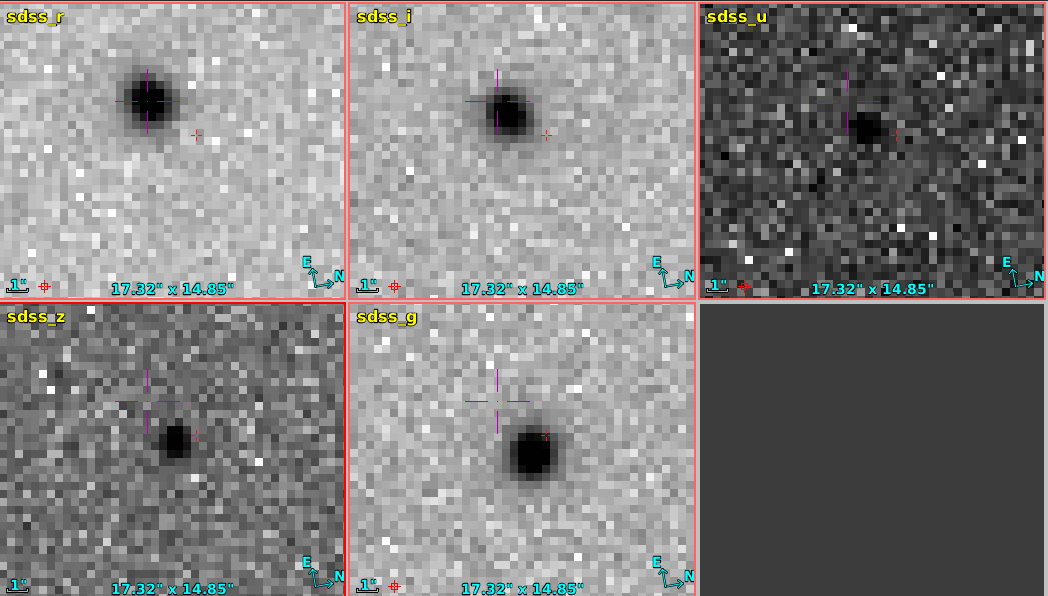
#> input picture MoreAsteroids/Fenucci_detected_zoom.png, 1048 x 596 px
$ jupyter execute --allow-errors Pre-processing-Asteroids.ipynb   (shell and % lines are left out)
#> lines starting #> are read from the running program, lines starting #| are printed output that depends on the picture
# Asteroid Sonification. Pre-processing
Adrián García Riber 2026, SVO.

This research has made use of the Spanish Virtual Observatory (https://svo.cab.inta-csic.es) project funded by MCIN/AEI/10.13039/501100011033 through grant PID2023-146210NB-I00.

[cell 1]
import os
import numpy as np
from PIL import Image
import matplotlib.pyplot as plt
import matplotlib.image as mpimg

[cell 2]
def load_image (route):
#> called with route = 'Fenucci_detected_zoom.png'
    image = mpimg.imread(route)
#> image is the input picture: shape (596, 1048, 4) float32; mean R, G, B, A 0.509, 0.503, 0.501, 1
    imgplot = plt.imshow(image)
    plt.show()
    return image

[cell 3]
def filtering (channel, threshold):
#> called with threshold = 0.01
    height_dim = channel.shape[0]
#> height_dim = 596
    width_dim = channel.shape[1]
#> width_dim = 1048
    alpha_dim = channel.shape[2]
#> alpha_dim = 4
    filtered_img= np.ones((height_dim, width_dim, alpha_dim))
    for i in range(height_dim):
        for j in range(width_dim):
            if channel [i][j][0] < threshold:
                filtered_img [i][j][0] = 0.01 #channel [i][j][0] #0.01 #White
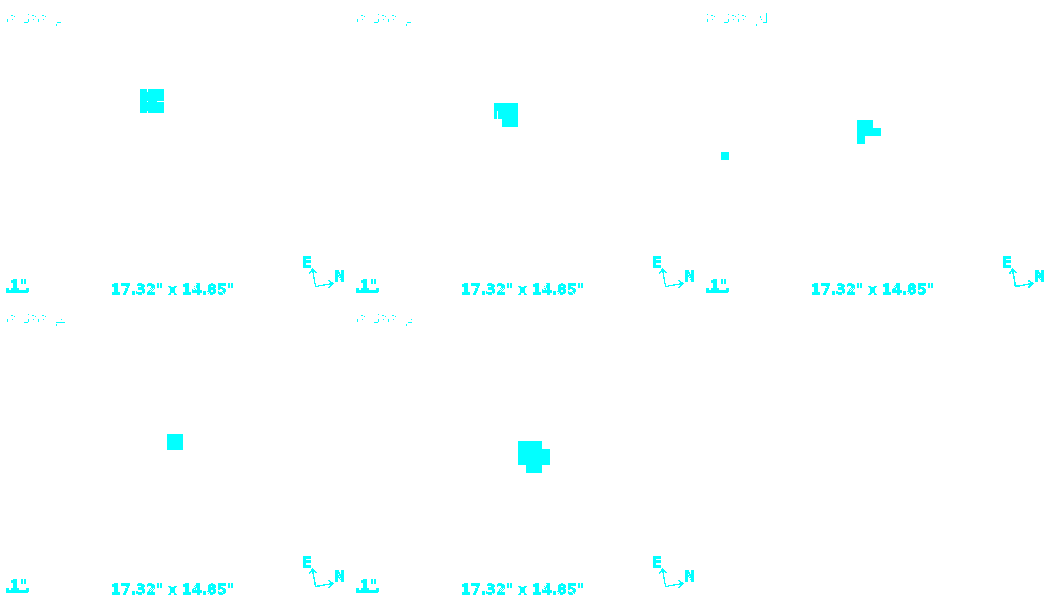
#> filtered_img: shape (596, 1048, 4) float64; mean of channels 0, 1, 2, 3 0.987, 1, 1, 1; drawn as R, G, B
    return (filtered_img)

[cell 4]
def show_filter (filtered_img):
    plt.imshow(filtered_img [:,:,0], cmap='Blues')
    plt.show()
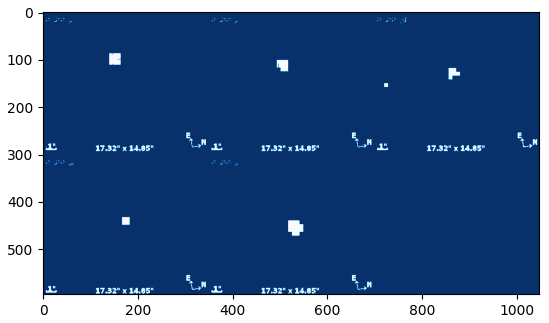
#> figure drawn by matplotlib, 1 panel

[cell 5]
def save_for_gif (filtered_img, index):
    plt.imshow(filtered_img [:,:,0], cmap='Blues')
    plt.savefig(f'frame_{index}.png')
    plt.show()

## Explore the image and find the threshold

[cell 6]
threshold = .01             #Find the best common threshold to filter the asteroid => TO DO: automatic adjustment
file = 'Fenucci_detected_zoom.png'
channel = load_image(file)
filtered = filtering(channel, threshold)
show_filter(filtered)

Extracting the images

[cell 7]
def extract_zone(input_png, output_png, x, y, width, height, preview=True):
#> called with input_png = 'Fenucci_detected_zoom.png', output_png = 'Fenucci_detected_zoom/g.png', x = 350, y = 300, width = 350, height = 300, preview = True
    with Image.open(input_png) as img:
        img_w, img_h = img.size
#> img_w = 1048; img_h = 596

        left = max(0, x)
        top = max(0, y)
        right = min(img_w, x + width)
#> right = 700
        bottom = min(img_h, y + height)
#> bottom = 596

        if left >= right or top >= bottom:
            raise ValueError("Invalid crop region.")

        cropped = img.crop((left, top, right, bottom))
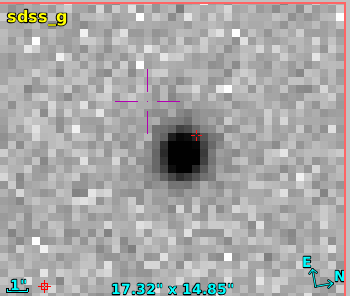
#> cropped: PIL image 350x296 RGBA; mean R, G, B, A 168.5, 168, 167.4, 255

        if preview:
            cropped.show()
            cropped.save(output_png, "PNG")
            print(f"Saved as {output_png}")

[cell 8]
folder = os.path.splitext(file)
folder

[cell 9]
folder[0]+ "/g" +folder[1]

[cell 10]
if not os.path.exists(folder[0]):
    os.makedirs(folder[0])
extract_zone(file, folder[0]+ "/g" +folder[1], x=350, y=300, width=350, height=300) # channel "g
extract_zone(file, folder[0]+ "/i" +folder[1], x=350, y=0, width=350, height=300) # channel "i"
#> call 2 of extract_zone, with input_png = 'Fenucci_detected_zoom.png', output_png = 'Fenucci_detected_zoom/i.png', x = 350, y = 0, width = 350, height = 300, preview = True
#> in extract_zone (call 2), `cropped = img.crop((left, top, right, bottom))`:
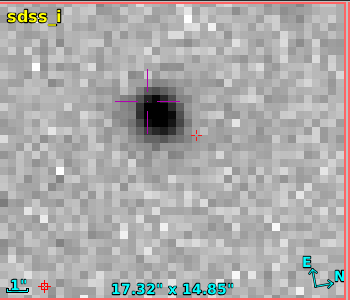
#> cropped: PIL image 350x300 RGBA; mean R, G, B, A 173.1, 170.6, 170.2, 255
extract_zone(file, folder[0]+ "/r" +folder[1], x=0, y=0, width=350, height=300) # channel "r"
#> call 3 of extract_zone, with input_png = 'Fenucci_detected_zoom.png', output_png = 'Fenucci_detected_zoom/r.png', x = 0, y = 0, width = 350, height = 300, preview = True
#> in extract_zone (call 3), `cropped = img.crop((left, top, right, bottom))`:
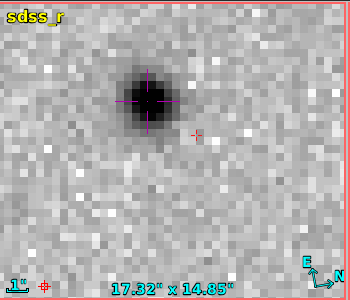
#> cropped: PIL image 350x300 RGBA; mean R, G, B, A 180.3, 177.9, 177.4, 255
extract_zone(file, folder[0]+ "/u" +folder[1], x=700, y=0, width=350, height=300) # channel "u"
#> call 4 of extract_zone, with input_png = 'Fenucci_detected_zoom.png', output_png = 'Fenucci_detected_zoom/u.png', x = 700, y = 0, width = 350, height = 300, preview = True
#> in extract_zone (call 4), `cropped = img.crop((left, top, right, bottom))`:
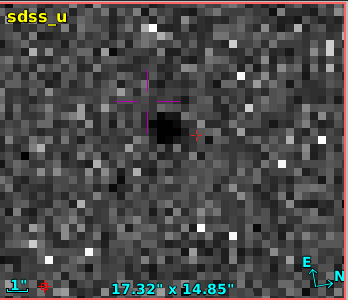
#> cropped: PIL image 348x300 RGBA; mean R, G, B, A 75.6, 74, 73.5, 255
extract_zone(file, folder[0]+ "/z" +folder[1], x=0, y=300, width=350, height=300) # channel "z"
#> in extract_zone (call 5), `cropped = img.crop((left, top, right, bottom))`:
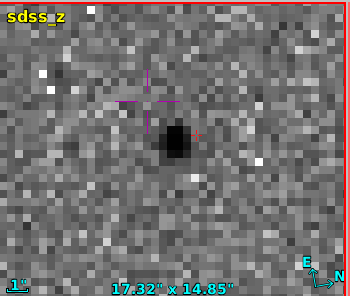
#> cropped: PIL image 350x296 RGBA; mean R, G, B, A 116.1, 113.5, 113, 255

$ run again, with MoreAsteroids/Fenucci_deteted.png copied over MoreAsteroids/Fenucci_detected_zoom.png
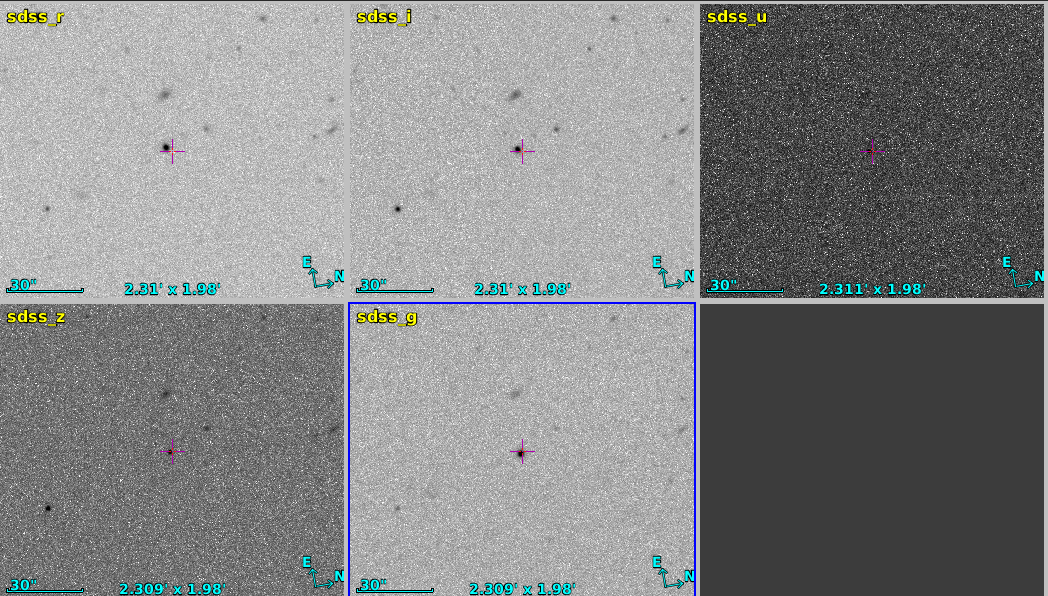
#> input picture MoreAsteroids/Fenucci_deteted.png, 1048 x 596 px
#> in load_image, image is the input picture: shape (596, 1048, 4) float32; mean R, G, B, A 0.516, 0.522, 0.523, 1
#> after the loop in filtering, `for i in range(height_dim):`:
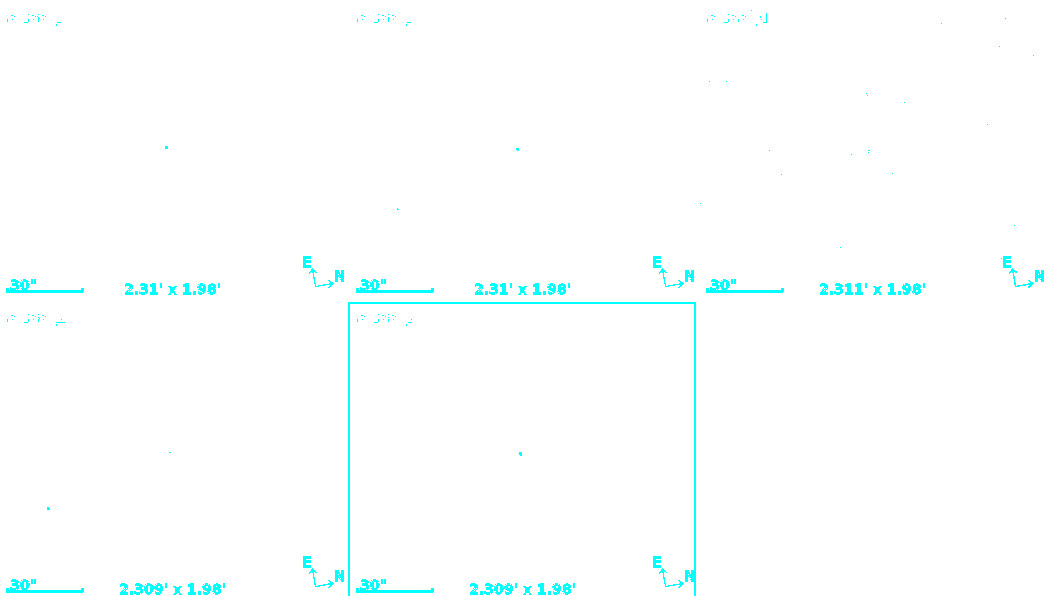
#> filtered_img: shape (596, 1048, 4) float64; mean of channels 0, 1, 2, 3 0.987, 1, 1, 1; drawn as R, G, B
#> cropped: PIL image 350x300 RGBA
#> cropped: PIL image 348x300 RGBA
#> in extract_zone (call 5), `cropped = img.crop((left, top, right, bottom))`:
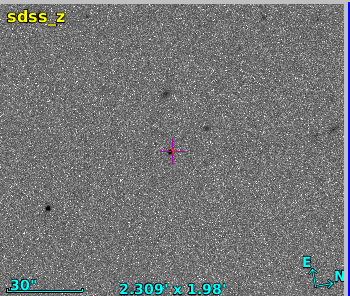
#> cropped: PIL image 350x296 RGBA; mean R, G, B, A 116.3, 118.1, 119, 255
